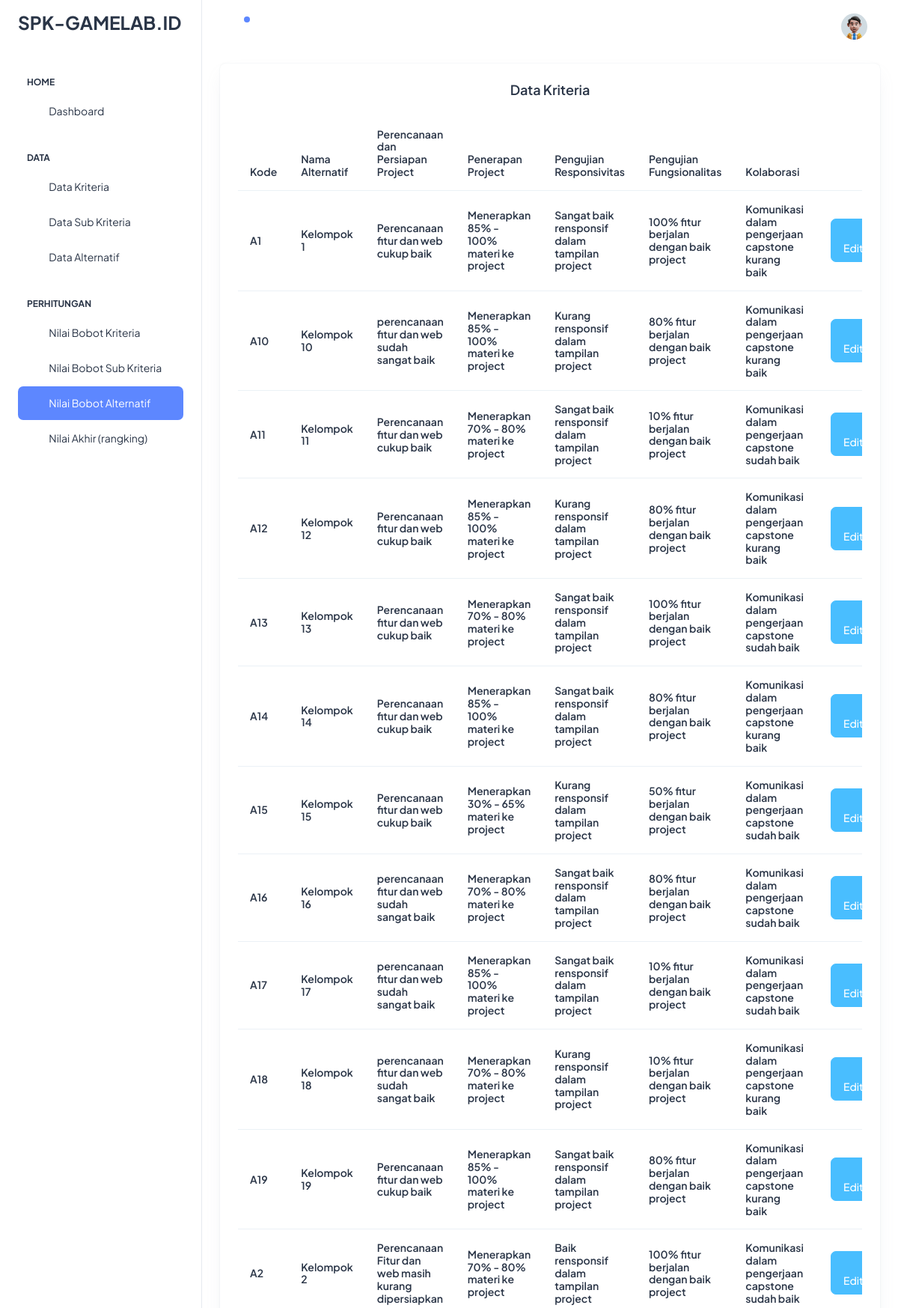
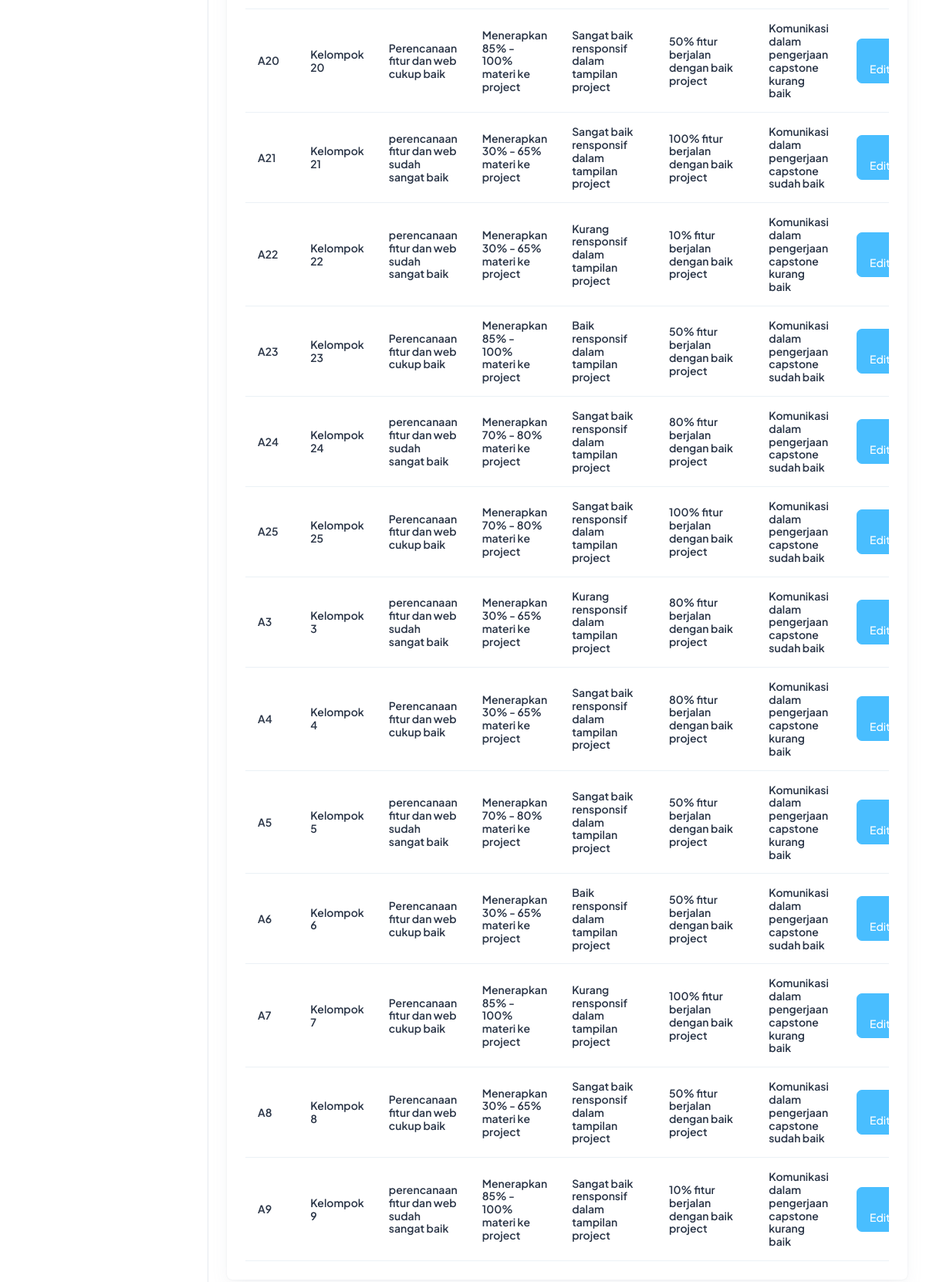
/index.php?m=rel_alternatif (signed in), run on the app's committed database (2 pictures, top to bottom).
### tables this page shows
CREATE TABLE `tb_sub` (
  `kode_sub` varchar(255) NOT NULL,
  `kode_kriteria` varchar(255) DEFAULT NULL,
  `nama_sub` varchar(255) DEFAULT NULL,
  `nilai_sub` double DEFAULT NULL
);

### config.php (called while the page is built)
<?php
    $config["server"] = 'localhost';
    $config["username"] = 'root';
    $config["password"] = '';
    $config["database_name"] = 'ahp_gamelab';
?>

### functions.php (called while the page is built, shortened)
<?php
include 'config.php';
include 'includes/db.php';
$db = new DB($config['server'], $config['username'], $config['password'], $config['database_name']);
include 'includes/general.php';
$rows = $db->get_results("SELECT kode_alternatif, nama_alternatif FROM tb_alternatif ORDER BY kode_alternatif");
foreach ($rows as $row) {
    $ALTERNATIF[$row->kode_alternatif] = $row->nama_alternatif;
}
$rows = $db->get_results("SELECT kode_kriteria, nama_kriteria FROM tb_kriteria ORDER BY kode_kriteria");
foreach ($rows as $row) {
    $KRITERIA[$row->kode_kriteria] = $row->nama_kriteria;
}
$rows = $db->get_results("SELECT * FROM tb_sub ORDER BY kode_sub");
foreach ($rows as $row) {
    $SUB[$row->kode_sub] = array(
        'nama' => $row->nama_sub,
        'kode_kriteria' => $row->kode_kriteria,
        'nilai_sub' => $row->nilai_sub,
    );
}
function get_rel_alternatif($kriteria = '')
{
    global $db;
    $rows = $db->get_results("SELECT
       a.kode_alternatif, ra.kode_kriteria, s.kode_sub
       FROM tb_rel_alternatif ra
       INNER JOIN tb_alternatif a ON a.kode_alternatif = ra.kode_alternatif
       LEFT JOIN tb_sub s ON s.kode_sub=ra.kode_sub
       WHERE nama_alternatif LIKE '%" . esc_field(isset($_GET['q']) ? $_GET['q'] : '') . "%'
       ORDER BY kode_alternatif, ra.kode_kriteria");
    $arr = [];
    foreach ($rows as $row) {
        $arr[$row->kode_alternatif][$row->kode_kriteria]  = $row->kode_sub;
    }
    return $arr;
}

### includes/db.php (called while the page is built, shortened)
<?php
class DB
{
    var $conn = null;
    public function __construct($host, $username, $passwd, $dbname)
    {
        $this->conn = mysqli_connect($host, $username, $passwd, $dbname);
    }
    public function query($sql)
    {
        $query = mysqli_query($this->conn, $sql) or die('<pre>Error mysqli_query: ' . mysqli_error($this->conn) . '<br />' . $sql . '</pre>');
        return $query;
    }
    public function get_results($sql)
    {
        $query = $this->query($sql);
        $arr = [];
        while ($row = mysqli_fetch_object($query)) {
            $arr[] = $row;
        }
        return $arr;
    }
}

### includes/general.php (called while the page is built, shortened)
<?php
function esc_field($str)
{
    return addslashes($str);
}

### rel_alternatif.php (the view, shortened to what this page needs)
<div class="row">
            <div class="col-lg-12 d-flex align-items-stretch">
                <div class="card w-100">
                  <div class="card-body p-4">
                    <h5 class="card-title fw-semibold mb-4"><center>Data Kriteria</center></h5>
                    <div class="table-responsive">
                        <table class="table mb-0 align-middle display" id="myTable">
                            <thead class="text-dark fs-4">
                              <tr>
                                <th class="border-bottom-2">
                                    <h6 class="fw-semibold mb-0">Kode</h6>
                                  </th>
                                <th class="border-bottom-2">
                                  <h6 class="fw-semibold mb-0">Nama Alternatif</h6>
                                </th>
                                <?php foreach ($KRITERIA as $key => $val) : ?>
                                    <th class="border-bottom-2">
                                        <h6 class="fw-semibold mb-0"><?= $val ?></h6>
                                    </th>
                                <?php endforeach ?>
                                <th class="border-bottom-2">
                                </th>
                              </tr>
                            </thead>
                            <tbody>
                            <?php
                                $data = get_rel_alternatif();
                                foreach ($data as $key => $val) :
                            ?>
                              <tr>
                                <td class="border-bottom-2">
                                    <h6 class="fw-semibold mb-0"><?= $key ?></h6>
                                </td>
                                <td class="border-bottom-2">
                                    <h6 class="fw-semibold mb-0"><?= $ALTERNATIF[$key] ?></h6>
                                </td>
                                <?php foreach ($val as $k => $v) : ?>
                                <td class="border-bottom-2">
                                    <h6 class="fw-semibold mb-0"><?= !$v ? '-' : $SUB[$v]['nama'] ?></h6>
                                </td>
                                <?php endforeach ?>
                                <td class="border-bottom-2">
                                    <a type="button" class="btn btn-secondary m-1 float-end" href="?m=rel_alternatif_ubah&ID=<?= $key ?>"><i class="ti ti-edit"></i> Edit</a>
                                </td>
                              </tr>
                              <?php endforeach ?>
                            </tbody>
                          </table>
                    </div>
                  </div>
                </div>
              </div>
        </div>

### data on the page
tb_sub: nama_sub "Perencanaan fitur dan web cukup baik"
tb_sub: nama_sub "Menerapkan 85% - 100% materi ke project"
tb_sub: nama_sub "Sangat baik rensponsif dalam tampilan project"
tb_sub: nama_sub "100% fitur berjalan dengan baik project"
tb_sub: nama_sub "Komunikasi dalam pengerjaan capstone kurang baik"
tb_sub: nama_sub "perencanaan fitur dan web sudah sangat baik"
tb_sub: nama_sub "Kurang rensponsif dalam tampilan project"
tb_sub: nama_sub "80% fitur berjalan dengan baik project"
tb_sub: nama_sub "Menerapkan 70% - 80% materi ke project"
tb_sub: nama_sub "10% fitur berjalan dengan baik project"
tb_sub: nama_sub "Komunikasi dalam pengerjaan capstone sudah baik"
tb_sub: nama_sub "Menerapkan 30% - 65% materi ke project"
tb_sub: nama_sub "50% fitur berjalan dengan baik project"
tb_sub: nama_sub "Perencanaan Fitur dan web masih kurang dipersiapkan"
tb_sub: nama_sub "Baik rensponsif dalam tampilan project"

### other printed values
$val "Perencanaan dan Persiapan Project"
$val "Penerapan Project"
$val "Pengujian Responsivitas"
$val "Pengujian Fungsionalitas"
$val "Kolaborasi"
$key "A1"
$ALTERNATIF[$key] "Kelompok 1"
$key "A10"
$ALTERNATIF[$key] "Kelompok 10"
$key "A11"
$ALTERNATIF[$key] "Kelompok 11"
$key "A12"
$ALTERNATIF[$key] "Kelompok 12"
$key "A13"
$ALTERNATIF[$key] "Kelompok 13"
